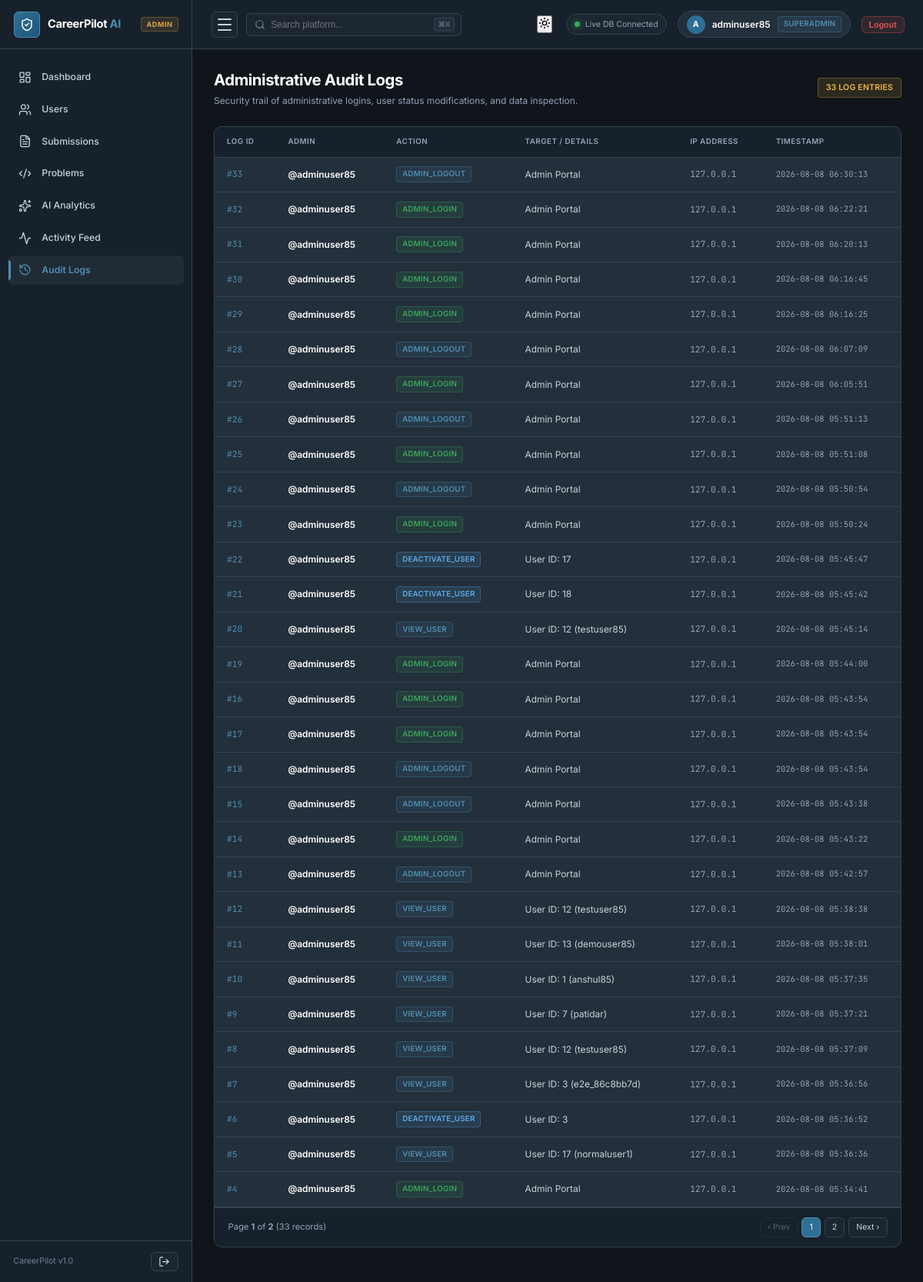
Page /admin/audit-logs (signed in) on the committed database.
### tables this page shows
CREATE TABLE admin_audit_logs (
                id INTEGER PRIMARY KEY AUTOINCREMENT,
                admin_id INTEGER,
                admin_username TEXT,
                action TEXT NOT NULL,
                target TEXT,
                ip_address TEXT,
                created_at TIMESTAMP DEFAULT CURRENT_TIMESTAMP
            );

### backend/routes/admin.py (the view)
@admin_bp.route('/audit-logs')
@admin_required
def audit_logs():
    page = request.args.get('page', 1, type=int)
    per_page = 30
    logs = AdminModel.get_audit_logs(limit=per_page, offset=(page - 1) * per_page)
    total_count = AdminModel.count_audit_logs()
    total_pages = max(1, (total_count + per_page - 1) // per_page)
    return render_template(
        'admin/audit_logs.html',
        logs=logs,
        total_count=total_count,
        total_pages=total_pages,
        page=page
    )

### backend/database/db.py (called while the page is built)
def get_db_path() -> str:
    base_dir = os.path.dirname(os.path.dirname(os.path.dirname(os.path.abspath(__file__))))
    return os.path.join(base_dir, DATABASE_PATH)

def get_connection(db_path: Optional[str] = None) -> sqlite3.Connection:
    path = db_path or get_db_path()
    conn = sqlite3.connect(path)
    conn.row_factory = sqlite3.Row
    conn.execute("PRAGMA foreign_keys = ON")
    conn.execute("PRAGMA journal_mode = WAL")
    return conn

@contextmanager
def get_db(db_path: Optional[str] = None):
    conn = get_connection(db_path)
    try:
        yield conn
        conn.commit()
    except Exception:
        conn.rollback()
        raise
    finally:
        conn.close()

def execute_query(query: str, params: tuple = (), db_path: Optional[str] = None) -> list[dict]:
    from backend.utils.logger import db_logger
    import time
    start = time.time()
    with get_db(db_path) as db:
        cursor = db.execute(query, params)
        rows = cursor.fetchall()
        duration = int((time.time() - start) * 1000)
        table = query.split('FROM')[1].split('WHERE')[0].strip() if 'FROM' in query else 'unknown'
        log_msg = f"\n[DB]\nSELECT\n{table}\nRows:{len(rows)}\n{duration} ms"
        db_logger.info(log_msg)
        return [dict(row) for row in rows]

def execute_one(query: str, params: tuple = (), db_path: Optional[str] = None) -> Optional[dict]:
    from backend.utils.logger import db_logger
    import time
    start = time.time()
    with get_db(db_path) as db:
        cursor = db.execute(query, params)
        row = cursor.fetchone()
        duration = int((time.time() - start) * 1000)
        table = query.split('FROM')[1].split('WHERE')[0].strip() if 'FROM' in query else 'unknown'
        log_msg = f"\n[DB]\nSELECT ONE\n{table}\nRows:{1 if row else 0}\n{duration} ms"
        db_logger.info(log_msg)
        return dict(row) if row else None

### backend/models/admin.py (called while the page is built)
    @staticmethod
    def get_audit_logs(limit: int = 50, offset: int = 0) -> List[Dict[str, Any]]:
        return execute_query(
            "SELECT * FROM admin_audit_logs ORDER BY created_at DESC LIMIT ? OFFSET ?",
            (limit, offset)
        )

    @staticmethod
    def count_audit_logs() -> int:
        res = execute_one("SELECT COUNT(*) as count FROM admin_audit_logs")
        return res["count"] if res else 0

### backend/routes/admin.py (called while the page is built, shortened)
def admin_required(f):
    @functools.wraps(f)
    def decorated_function(*args, **kwargs):
        return f(*args, **kwargs)
    return decorated_function

### templates/admin/audit_logs.html (shortened to what this page needs)
{% extends "admin/layout.html" %}
{% block content %}
<div class="admin-header">
    <div>
        <h1 class="admin-title">Administrative Audit Logs</h1>
        <p class="admin-subtitle">Security trail of administrative logins, user status modifications, and data inspection.</p>
    </div>
    <div>
        <span class="adm-badge adm-badge-warning" style="padding: 4px 10px; font-size: 0.75rem;">
            {{ total_count }} Log Entries
        </span>
    </div>
</div>
<div class="adm-table-container">
    <div class="adm-table-scroll">
        <table class="adm-table">
            <thead>
                <tr>
                    <th>Log ID</th>
                    <th>Admin</th>
                    <th>Action</th>
                    <th>Target / Details</th>
                    <th>IP Address</th>
                    <th>Timestamp</th>
                </tr>
            </thead>
            <tbody>
                {% if logs %}
                    {% for l in logs %}
                        <tr>
                            <td class="font-mono" style="font-size: 0.8rem; color: var(--primary-light);">
                                #{{ l.id }}
                            </td>
                            <td style="font-weight: 600; color: var(--text-primary);">
                                @{{ l.admin_username }}
                            </td>
                            <td>
                                <span class="adm-badge {% if 'LOGIN' in l.action %}adm-badge-success{% elif 'ACTIVATE' in l.action %}adm-badge-info{% elif 'DEACTIVATE' in l.action %}adm-badge-danger{% else %}adm-badge-primary{% endif %}">
                                    {{ l.action }}
                                </span>
                            </td>
                            <td style="font-size: 0.85rem; color: var(--text-secondary);">
                                {{ l.target or '-' }}
                            </td>
                            <td class="font-mono" style="font-size: 0.8rem; color: var(--text-tertiary);">
                                {{ l.ip_address or 'Local' }}
                            </td>
                            <td class="font-mono" style="font-size: 0.75rem; color: var(--text-tertiary);">
                                {{ l.created_at }}
                            </td>
                        </tr>
                    {% endfor %}
                {% else %}
                    <tr>
                        <td colspan="6" style="text-align: center; padding: 2.5rem; color: var(--text-muted);">
                            No administrative audit entries found.
                        </td>
                    </tr>
                {% endif %}
            </tbody>
        </table>
    </div>
    <div class="adm-pagination">
        <div>
            Page <strong>{{ page }}</strong> of <strong>{{ total_pages }}</strong> ({{ total_count }} records)
        </div>
        <div class="adm-page-controls">
            {% if page > 1 %}
                <a href="{{ url_for('admin.audit_logs', page=page-1) }}" class="adm-page-btn">
                    ‹ Prev
                </a>
            {% else %}
                <span class="adm-page-btn disabled">‹ Prev</span>
            {% endif %}
            {% for p in range(1, total_pages + 1) %}
                {% if p == page %}
                    <span class="adm-page-btn active">{{ p }}</span>
                {% elif p <= 3 or p >= total_pages - 1 %}
                    <a href="{{ url_for('admin.audit_logs', page=p) }}" class="adm-page-btn">
                        {{ p }}
                    </a>
                {% endif %}
            {% endfor %}
            {% if page < total_pages %}
                <a href="{{ url_for('admin.audit_logs', page=page+1) }}" class="adm-page-btn">
                    Next ›
                </a>
            {% else %}
                <span class="adm-page-btn disabled">Next ›</span>
            {% endif %}
        </div>
    </div>
</div>
{% endblock %}

### static/css/admin.css (style rules this page uses)
:root { --primary: #2E6F95; --primary-light: #4F8DB1; --primary-dark: #1E5678; --accent: #D9A441; --accent-light: #E8C66D; --accent-dark: #B98524; --bg-primary: #10151B; --bg-secondary: #17212B; --bg-tertiary: #202B36; --bg-card: #232F3B; --bg-card-hover: #2A3847; --bg-input: #1B2631; --text-primary: #FFFFFF; --text-secondary: #C8D2DC; --text-tertiary: #94A3B8; --text-muted: #718096; --border: #344452; --success: #3BA55C; --warning: #F4B942; --danger: #E25555; --info: #5DA9E9; --sidebar-width: 250px; --sidebar-collapsed-width: 72px; --navbar-height: 64px; --radius-sm: 6px; --radius-md: 10px; --radius-lg: 14px; --shadow-sm: 0 1px 3px rgba(0, 0, 0, 0.3); --shadow-md: 0 4px 16px rgba(0, 0, 0, 0.4); --shadow-lg: 0 12px 32px rgba(0, 0, 0, 0.5); --transition: all 0.2s cubic-bezier(0.16, 1, 0.3, 1); }
*, *::before, *::after { margin: 0; padding: 0; box-sizing: border-box; }
html { font-size: 14px; scroll-behavior: smooth; -webkit-text-size-adjust: 100%; }
body.admin-body { background-color: var(--bg-primary); color: var(--text-primary); font-family: 'Inter', -apple-system, BlinkMacSystemFont, 'Segoe UI', Roboto, sans-serif; line-height: 1.5; min-height: 100vh; overflow-x: hidden; -webkit-font-smoothing: antialiased; }
code, pre, .font-mono { font-family: 'JetBrains Mono', monospace; }
a { color: var(--primary-light); text-decoration: none; transition: var(--transition); }
.admin-header { display: flex; align-items: center; justify-content: space-between; flex-wrap: wrap; gap: 1rem; margin-bottom: 1.75rem; }
.admin-title { font-size: 1.45rem; font-weight: 700; color: var(--text-primary); letter-spacing: -0.02em; }
.admin-subtitle { font-size: 0.85rem; color: var(--text-tertiary); margin-top: 0.2rem; }
.adm-table-container { background: var(--bg-card); border: 1px solid var(--border); border-radius: var(--radius-md); overflow: hidden; margin-bottom: 1.5rem; }
.adm-table-scroll { width: 100%; overflow-x: auto; -webkit-overflow-scrolling: touch; }
.adm-table { width: 100%; border-collapse: collapse; text-align: left; font-size: 0.85rem; white-space: nowrap; }
.adm-table th { background: var(--bg-secondary); padding: 0.85rem 1.15rem; color: var(--text-tertiary); font-weight: 600; text-transform: uppercase; font-size: 0.7rem; letter-spacing: 0.05em; border-bottom: 1px solid var(--border); }
.adm-table td { padding: 0.85rem 1.15rem; border-bottom: 1px solid var(--border); color: var(--text-secondary); vertical-align: middle; }
.adm-badge { display: inline-flex; align-items: center; padding: 2px 7px; border-radius: 4px; font-size: 0.7rem; font-weight: 600; letter-spacing: 0.02em; text-transform: uppercase; }
.adm-badge-success { background: rgba(59, 165, 92, 0.12); color: var(--success); border: 1px solid rgba(59, 165, 92, 0.3); }
.adm-badge-warning { background: rgba(244, 185, 66, 0.12); color: var(--warning); border: 1px solid rgba(244, 185, 66, 0.3); }
.adm-badge-info { background: rgba(93, 169, 233, 0.12); color: var(--info); border: 1px solid rgba(93, 169, 233, 0.3); }
.adm-badge-primary { background: rgba(79, 141, 177, 0.12); color: var(--primary-light); border: 1px solid rgba(79, 141, 177, 0.3); }
.adm-pagination { display: flex; align-items: center; justify-content: space-between; padding: 0.85rem 1.25rem; border-top: 1px solid var(--border); background: var(--bg-secondary); font-size: 0.8rem; color: var(--text-tertiary); flex-wrap: wrap; gap: 0.75rem; }
.adm-page-controls { display: flex; gap: 0.35rem; }
.adm-page-btn { padding: 0.3rem 0.65rem; background: var(--bg-input); border: 1px solid var(--border); border-radius: var(--radius-sm); color: var(--text-secondary); font-size: 0.75rem; text-decoration: none; transition: var(--transition); }
.adm-page-btn.active { background: var(--primary); color: #FFFFFF; border-color: var(--primary-light); }
.adm-page-btn.disabled { opacity: 0.35; cursor: not-allowed; }

### rows in the picture
admin_audit_logs: id "33", admin_username "adminuser85", action "ADMIN_LOGOUT", target "Admin Portal", ip_address "127.0.0.1", created_at "2026-08-08 06:30:13"
admin_audit_logs: id "32", admin_username "adminuser85", action "ADMIN_LOGIN", target "Admin Portal", ip_address "127.0.0.1", created_at "2026-08-08 06:22:21"
admin_audit_logs: id "31", admin_username "adminuser85", action "ADMIN_LOGIN", target "Admin Portal", ip_address "127.0.0.1", created_at "2026-08-08 06:20:13"
admin_audit_logs: id "30", admin_username "adminuser85", action "ADMIN_LOGIN", target "Admin Portal", ip_address "127.0.0.1", created_at "2026-08-08 06:16:45"
admin_audit_logs: id "29", admin_username "adminuser85", action "ADMIN_LOGIN", target "Admin Portal", ip_address "127.0.0.1", created_at "2026-08-08 06:16:25"
admin_audit_logs: id "28", admin_username "adminuser85", action "ADMIN_LOGOUT", target "Admin Portal", ip_address "127.0.0.1", created_at "2026-08-08 06:07:09"
admin_audit_logs: id "27", admin_username "adminuser85", action "ADMIN_LOGIN", target "Admin Portal", ip_address "127.0.0.1", created_at "2026-08-08 06:05:51"
admin_audit_logs: id "26", admin_username "adminuser85", action "ADMIN_LOGOUT", target "Admin Portal", ip_address "127.0.0.1", created_at "2026-08-08 05:51:13"
admin_audit_logs: id "25", admin_username "adminuser85", action "ADMIN_LOGIN", target "Admin Portal", ip_address "127.0.0.1", created_at "2026-08-08 05:51:08"
admin_audit_logs: id "24", admin_username "adminuser85", action "ADMIN_LOGOUT", target "Admin Portal", ip_address "127.0.0.1", created_at "2026-08-08 05:50:54"
admin_audit_logs: id "23", admin_username "adminuser85", action "ADMIN_LOGIN", target "Admin Portal", ip_address "127.0.0.1", created_at "2026-08-08 05:50:24"
admin_audit_logs: id "22", admin_username "adminuser85", action "DEACTIVATE_USER", target "User ID: 17", ip_address "127.0.0.1", created_at "2026-08-08 05:45:47"
admin_audit_logs: id "21", admin_username "adminuser85", action "DEACTIVATE_USER", target "User ID: 18", ip_address "127.0.0.1", created_at "2026-08-08 05:45:42"
admin_audit_logs: id "20", admin_username "adminuser85", action "VIEW_USER", target "User ID: 12 (testuser85)", ip_address "127.0.0.1", created_at "2026-08-08 05:45:14"
admin_audit_logs: id "19", admin_username "adminuser85", action "ADMIN_LOGIN", target "Admin Portal", ip_address "127.0.0.1", created_at "2026-08-08 05:44:00"
admin_audit_logs: id "16", admin_username "adminuser85", action "ADMIN_LOGIN", target "Admin Portal", ip_address "127.0.0.1", created_at "2026-08-08 05:43:54"
admin_audit_logs: id "17", admin_username "adminuser85", action "ADMIN_LOGIN", target "Admin Portal", ip_address "127.0.0.1", created_at "2026-08-08 05:43:54"
admin_audit_logs: id "18", admin_username "adminuser85", action "ADMIN_LOGOUT", target "Admin Portal", ip_address "127.0.0.1", created_at "2026-08-08 05:43:54"
admin_audit_logs: id "15", admin_username "adminuser85", action "ADMIN_LOGOUT", target "Admin Portal", ip_address "127.0.0.1", created_at "2026-08-08 05:43:38"
admin_audit_logs: id "14", admin_username "adminuser85", action "ADMIN_LOGIN", target "Admin Portal", ip_address "127.0.0.1", created_at "2026-08-08 05:43:22"
admin_audit_logs: id "13", admin_username "adminuser85", action "ADMIN_LOGOUT", target "Admin Portal", ip_address "127.0.0.1", created_at "2026-08-08 05:42:57"
admin_audit_logs: id "12", admin_username "adminuser85", action "VIEW_USER", target "User ID: 12 (testuser85)", ip_address "127.0.0.1", created_at "2026-08-08 05:38:38"
admin_audit_logs: id "11", admin_username "adminuser85", action "VIEW_USER", target "User ID: 13 (demouser85)", ip_address "127.0.0.1", created_at "2026-08-08 05:38:01"
admin_audit_logs: id "10", admin_username "adminuser85", action "VIEW_USER", target "User ID: 1 (anshul85)", ip_address "127.0.0.1", created_at "2026-08-08 05:37:35"
admin_audit_logs: id "9", admin_username "adminuser85", action "VIEW_USER", target "User ID: 7 (patidar)", ip_address "127.0.0.1", created_at "2026-08-08 05:37:21"
admin_audit_logs: id "8", admin_username "adminuser85", action "VIEW_USER", target "User ID: 12 (testuser85)", ip_address "127.0.0.1", created_at "2026-08-08 05:37:09"
admin_audit_logs: id "7", admin_username "adminuser85", action "VIEW_USER", target "User ID: 3 (e2e_86c8bb7d)", ip_address "127.0.0.1", created_at "2026-08-08 05:36:56"
admin_audit_logs: id "6", admin_username "adminuser85", action "DEACTIVATE_USER", target "User ID: 3", ip_address "127.0.0.1", created_at "2026-08-08 05:36:52"
admin_audit_logs: id "5", admin_username "adminuser85", action "VIEW_USER", target "User ID: 17 (normaluser1)", ip_address "127.0.0.1", created_at "2026-08-08 05:36:36"
admin_audit_logs: id "4", admin_username "adminuser85", action "ADMIN_LOGIN", target "Admin Portal", ip_address "127.0.0.1", created_at "2026-08-08 05:34:41"

### other values in the picture
{{ (session.get('admin_username') or 'A')[:1]|upper }} "A"
{{ session.get('admin_username') or 'Administrator' }} "adminuser85"
{{ total_count }} "33"
{{ page }} "1"
{{ total_pages }} "2"
{{ p }} "1"
{{ p }} "2"
